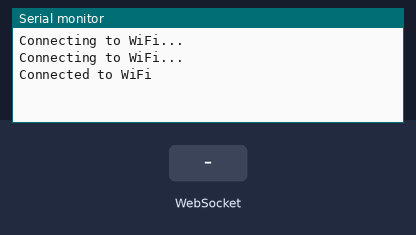
Simulated run of this program. Board: ESP32. Shown: the last lines printed to the serial monitor. The test bench sets the inputs (shaded band). WiFi joins after 1.5 s; servers stay silent unless stated.

Above: at 3.2 s.
3.3 s: WebSocket text "1" received
At 4.5 s:
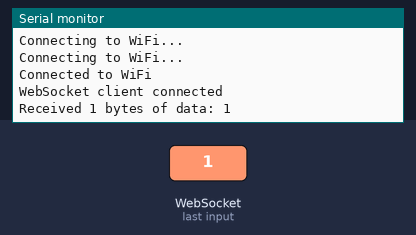
4.8 s: WebSocket text "0" received
At 5.7 s:
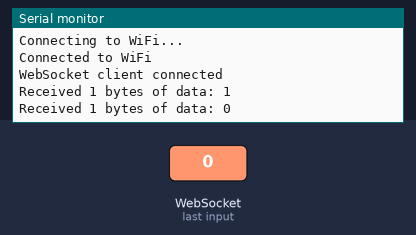
6.3 s: WebSocket text "2" received
At 6.9 s:
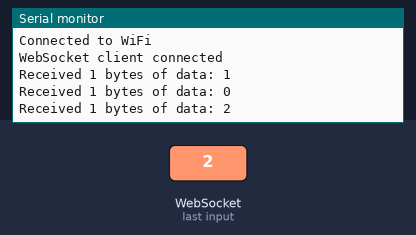

The program:

main.cpp
```cpp
#include <Arduino.h>
#include "secrets.h"
#include "WiFi.h"
#include <ESPAsyncWebServer.h>
#include <AsyncWebSocket.h>

const char *ssid = WIFI_SSID;
const char *password = WIFI_PASSWORD;

AsyncWebServer server(80);
AsyncWebSocket ws("/WebSocket");

void onWebSocketEvent(AsyncWebSocket * server, AsyncWebSocketClient * client, AwsEventType type, void * arg, uint8_t *data, size_t len) {
  if (type == WS_EVT_CONNECT) {
    Serial.println("WebSocket client connected");
  } else if (type == WS_EVT_DISCONNECT) {
    Serial.println("WebSocket client disconnected");
  } else if (type == WS_EVT_DATA) {
    AwsFrameInfo *info = (AwsFrameInfo*)arg;
    if (info->final && info->index == 0 && info->len == len && info->opcode == WS_TEXT) {
      // Traitement des données WebSocket
      Serial.printf("Received %u bytes of data: %s\n", len, (const char*)data);

      // Vous pouvez traiter les données ici selon vos besoins
    }
  }
}

void setup() {
  Serial.begin(115200);

  // Connexion au WiFi
  WiFi.begin(ssid, password);
  while (WiFi.status() != WL_CONNECTED) {
    delay(1000);
    Serial.println("Connecting to WiFi...");
  }
  Serial.println("Connected to WiFi");

  // Configuration du serveur WebSocket
  ws.onEvent(onWebSocketEvent);
  server.addHandler(&ws);

  server.begin();
}

void loop() {
  // Votre code principal ici
}
```

secrets.h
```cpp
#define WIFI_SSID "ssid"
#define WIFI_PASSWORD "mot_de_passe"
```

Measured:
- after the input at 3.3 s, the serial monitor: prints a new line at once (image 1)
- after the input at 4.8 s, the serial monitor: prints a new line at once (image 2)
- after the input at 6.3 s, the serial monitor: prints a new line at once (image 3)
